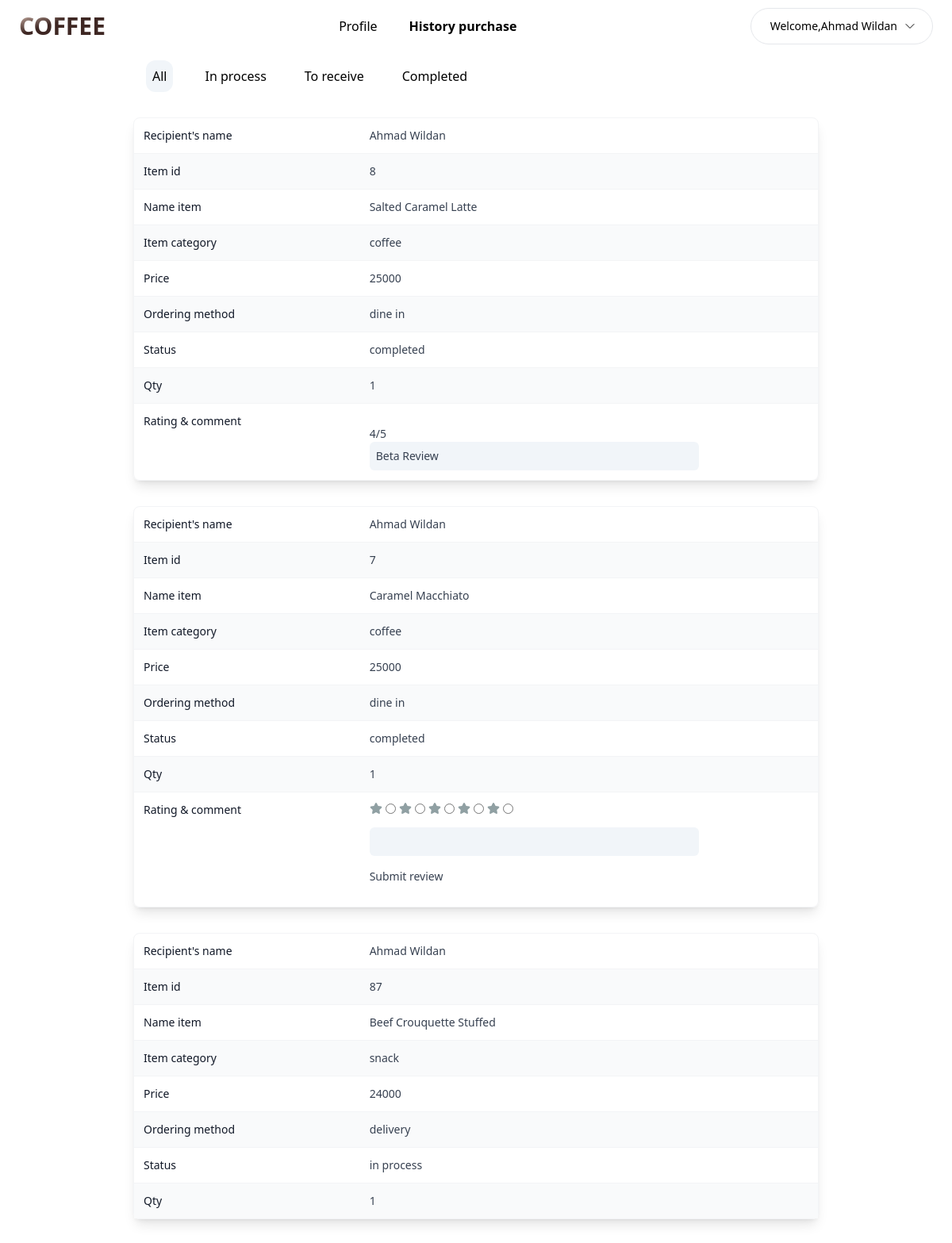
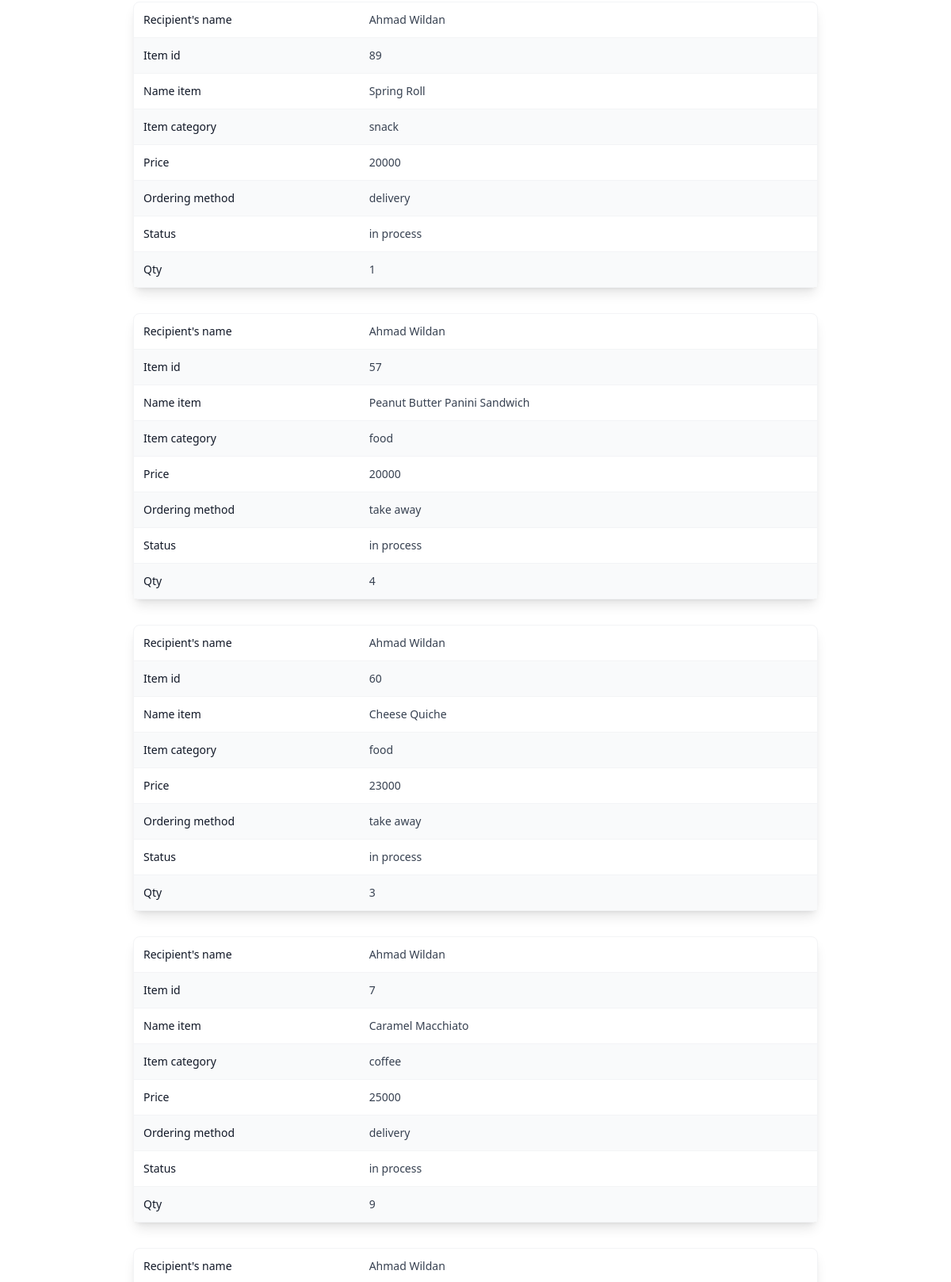
The app's page /history.php (signed in, upper part) with its own data (2 pictures, top to bottom).
### tables this page shows
CREATE TABLE `pembelian` (
  `id` int(11) NOT NULL,
  `id_user` varchar(20) DEFAULT NULL,
  `nama` varchar(100) NOT NULL,
  `phone` varchar(20) NOT NULL,
  `alamat` varchar(100) DEFAULT NULL,
  `pemesanan_makanan` varchar(25) NOT NULL,
  `status` varchar(25) NOT NULL
);

CREATE TABLE `barang_dibeli` (
  `id_pembelian` int(11) DEFAULT NULL,
  `id_barang` int(11) DEFAULT NULL,
  `jumlah` int(11) DEFAULT NULL
);

CREATE TABLE `barang` (
  `id` int(11) NOT NULL,
  `gambar` varchar(255) DEFAULT NULL,
  `nama` varchar(100) DEFAULT NULL,
  `harga` int(15) DEFAULT NULL,
  `id_kategori` int(11) DEFAULT NULL,
  `deskripsi` varchar(255) DEFAULT NULL,
  `status` varchar(25) NOT NULL
);

CREATE TABLE `kategori` (
  `id` int(11) NOT NULL,
  `nama` varchar(50) NOT NULL
);

CREATE TABLE `review` (
  `id` int(11) NOT NULL,
  `id_pembelian` int(11) NOT NULL,
  `id_user` varchar(20) NOT NULL,
  `id_barang` int(11) NOT NULL,
  `rating` int(2) NOT NULL,
  `comment` varchar(255) NOT NULL
);

### functions.php (called while the page is built, shortened)
<?php
$conn = mysqli_connect("localhost","root","","ta_web");
function showHistory($idUser, $key){
    global $conn;
    if($key === false){
        $result = mysqli_query($conn, "SELECT pembelian.id AS id_pembelian, pembelian.nama AS nama, barang_dibeli.id_barang AS idBarang, barang.nama AS namaBarang, kategori.nama AS kategori, barang.harga AS hargaBarang, barang_dibeli.jumlah AS jumlahBarang, pembelian.pemesanan_makanan AS tempat, pembelian.status AS status FROM pembelian INNER JOIN barang_dibeli ON pembelian.id = barang_dibeli.id_pembelian INNER JOIN barang ON barang_dibeli.id_barang = barang.id INNER JOIN kategori ON barang.id_kategori = kategori.id WHERE pembelian.id_user = '$idUser';");
        $rows = [];
        while($row = mysqli_fetch_assoc($result)){
            $rows[] = $row;
        }
        return $rows;
    }
        $rows = [];
        return $rows;
}
?>

### history.php (the view, shortened to what this page needs)
<?php
    require('functions.php');
    $phone = $_SESSION['data']['phone'];
    if(!isset($_GET['key']) || $_GET['key'] === 'all'){
        $key = false;
    }else{
        $key = $_GET['key'];
    }
?>
<!DOCTYPE html>
<html lang="en">
<head>
    <link rel="stylesheet" href="./src/output.css">
</head>
<body>
    <div class="flex flex-col min-h-screen w-full">
        <header class="py-2.5 px-4 md:px-6 xl:px-12 2xl:px-16">
            <div class="flex justify-between items-center">
                <a href="index.php">
                    <h5 class="bg-gradient-to-br from-[#a1887f] from-15% to-[#3e2723] to-40% text-3xl font-black uppercase bg-clip-text text-transparent">COFFEE</h5>
                </a>
                <ul class="flex items-center gap-x-2">
                    <li>
                        <a href="profile.php" class="py-2 px-4 hover:bg-[#eeeeee] rounded-full">
                            Profile
                        </a>
                    </li>
                    <li>
                        <a href="history.php" class="py-2 px-4 hover:bg-[#eeeeee] rounded-full font-semibold">
                            History purchase
                        </a>
                    </li>
                </ul>
                <?php if (!isset($_SESSION["data"])) : ?>
                    <a href="login.php" class="py-3 px-6 bg-[#723E29] text-sm text-white font-medium rounded-full">Log in / Sign up</a>
                <?php else : ?>
                    <div id="parent-dropdown" class="relative inline-block">
                        <button onclick="menuDropdown()" class="flex items-center py-3 pl-6 pr-5 border rounded-full font-medium text-sm">
                            Welcome, <span class="font-normal"><?php echo $_SESSION['data']['username']; ?></span>
                            <span class="ml-2">
                                <svg xmlns="http://www.w3.org/2000/svg" fill="none" viewBox="0 0 24 24" stroke-width="1.5" stroke="currentColor" class="w-4 h-4">
                                    <path stroke-linecap="round" stroke-linejoin="round" d="m19.5 8.25-7.5 7.5-7.5-7.5" />
                                </svg>
                            </span>
                        </button>
                    </div>
                <?php endif; ?>
            </div>
        </header>
        <main class="grow py-2.5 px-4 md:px-6 xl:px-12 2xl:px-16 mb-16">
            <div class="w-3/4 mx-auto">
                <div class="mb-8">
                    <ul class="mx-4 flex gap-8">
                        <li><?php if((!isset($_GET['key'])) || ($_GET['key'] === 'all')): ?>
                            <a href="history.php?key=all">
                                <button class="p-2 bg-slate-100 rounded-xl">All</button>
                            </a>
                            <?php else: ?>
                                <a href="history.php?key=all">
                                    <button class="p-2 rounded-xl">All</button>
                                </a>
                            <?php endif; ?>
                        </li>
                        <li>
                            <?php if((!isset($_GET['key'])) || ($_GET['key'] !== 'in process')): ?>
                            <a href="history.php?key=in process">
                                <button class="p-2   rounded-xl">In process</button>
                            </a>
                            <?php else: ?>
                                <a href="history.php?key=in process">
                                    <button class="p-2 bg-slate-100 rounded-xl">In process</button>
                                </a>
                            <?php endif; ?>
                        </li>
                        <li>
                            <?php if((!isset($_GET['key'])) || ($_GET['key'] !== 'to receive')): ?>
                            <a href="history.php?key=to receive">
                                <button class="p-2  rounded-xl">To receive</button>
                            </a>
                            <?php else: ?>
                                <a href="history.php?key=to receive">
                                    <button class="p-2 bg-slate-100 rounded-xl">To receive</button>
                                </a>
                            <?php endif; ?>
                        </li>
                        <li>
                            <?php if((!isset($_GET['key'])) || ($_GET['key'] !== 'completed')): ?>
                            <a href="history.php?key=completed">
                                <button class="p-2  rounded-xl">Completed</button>
                            </a>
                            <?php else: ?>
                                <a href="history.php?key=completed">
                                    <button class="p-2 bg-slate-100 rounded-xl">Completed</button>
                                </a>
                            <?php endif; ?>
                        </li>
                    </ul>
                </div>
                <?php
                $datas = showHistory($phone, $key);
                foreach($datas as $data):
                ?>
                <div class="flow-root rounded-lg border border-gray-100 py-3 mb-8 shadow-lg">
                    <dl class="-my-3 divide-y divide-gray-100 text-sm">
                        <div class="grid grid-cols-1 gap-1 p-3 even:bg-gray-50 sm:grid-cols-3 sm:gap-4">
                            <dt class="font-medium text-gray-900">Recipient's name</dt>
                            <dd class="text-gray-700 sm:col-span-2"><?= $data['nama']; ?></dd>
                        </div>
                        <div class="grid grid-cols-1 gap-1 p-3 even:bg-gray-50 sm:grid-cols-3 sm:gap-4">
                            <dt class="font-medium text-gray-900">Item id</dt>
                            <dd class="text-gray-700 sm:col-span-2"><?= $data['idBarang']; ?></dd>
                        </div>
                        <div class="grid grid-cols-1 gap-1 p-3 even:bg-gray-50 sm:grid-cols-3 sm:gap-4">
                            <dt class="font-medium text-gray-900">Name item</dt>
                            <dd class="text-gray-700 sm:col-span-2"><?= $data['namaBarang']; ?></dd>
                        </div>
                        <div class="grid grid-cols-1 gap-1 p-3 even:bg-gray-50 sm:grid-cols-3 sm:gap-4">
                            <dt class="font-medium text-gray-900">Item category</dt>
                            <dd class="text-gray-700 sm:col-span-2"><?= $data['kategori']; ?></dd>
                        </div>
                        <div class="grid grid-cols-1 gap-1 p-3 even:bg-gray-50 sm:grid-cols-3 sm:gap-4">
                            <dt class="font-medium text-gray-900">Price</dt>
                            <dd class="text-gray-700 sm:col-span-2"><?= $data['hargaBarang']; ?></dd>
                        </div>
                        <div class="grid grid-cols-1 gap-1 p-3 even:bg-gray-50 sm:grid-cols-3 sm:gap-4">
                            <dt class="font-medium text-gray-900">Ordering method</dt>
                            <dd class="text-gray-700 sm:col-span-2"><?= $data['tempat']; ?></dd>
                        </div>
                        <div class="grid grid-cols-1 gap-1 p-3 even:bg-gray-50 sm:grid-cols-3 sm:gap-4">
                            <dt class="font-medium text-gray-900">Status</dt>
                            <dd class="text-gray-700 sm:col-span-2"><?= $data['status']; ?></dd>
                        </div>
                        <div class="grid grid-cols-1 gap-1 p-3 even:bg-gray-50 sm:grid-cols-3 sm:gap-4">
                            <dt class="font-medium text-gray-900">Qty</dt>
                            <dd class="text-gray-700 sm:col-span-2"><?= $data['jumlahBarang']; ?></dd>
                        </div>
                        <?php
                            if ($data['status'] === 'completed') {
                        ?>
                        <div class="grid grid-cols-1 gap-1 p-3 even:bg-gray-50 sm:grid-cols-3 sm:gap-4">
                            <dt class="font-medium text-gray-900">Rating & comment</dt>
                            <dd class="text-gray-700 sm:col-span-2">
                                <?php
                                    $checkIfAlreadyReviewed = "
                                    SELECT
                                        CASE
                                            WHEN EXISTS(SELECT 1 FROM review WHERE id_pembelian = ? AND id_barang = ?)
                                            THEN 'reviewed'
                                            ELSE 'not_reviewed'
                                        END AS review_status";
                                    $checkIfAlreadyReviewedQuery = mysqli_prepare($conn, $checkIfAlreadyReviewed);
                                    mysqli_stmt_bind_param($checkIfAlreadyReviewedQuery, "ss", $data['id_pembelian'], $data['idBarang']);
                                    mysqli_stmt_execute($checkIfAlreadyReviewedQuery);
                                    mysqli_stmt_bind_result($checkIfAlreadyReviewedQuery, $reviewStatus);
                                    if ($reviewStatus == 'reviewed') {
                                        $getReview = "SELECT rating, comment FROM review WHERE id_pembelian = ? AND id_barang = ?";
                                        $getReviewQuery = mysqli_prepare($conn, $getReview);
                                        mysqli_stmt_bind_param($getReviewQuery, "ss", $data['id_pembelian'], $data['idBarang']);
                                        mysqli_stmt_execute($getReviewQuery);
                                        mysqli_stmt_bind_result($getReviewQuery, $rating, $comment);
                                        while(mysqli_stmt_fetch($getReviewQuery)) {
                                ?>
                                            <div class="mt-4">
                                                <p><?php echo $rating; ?>/5</p>
                                                <p type="text" class="bg-slate-100 w-3/4 rounded-md p-2"><?php echo $comment; ?></p>
                                            </div>
                                <?php
                                        }
                                    } else {
                                ?>
                                        <form action="" method="POST">
                                            <div class="flex items-center gap-x-1">
                                                <label for="1">
                                                </label>
                                                <input type="radio" id="1" value="1" class="" name="star">
                                                <label for="2">
                                                </label>
                                                <input type="radio" id="2" value="2" class="" name="star">
                                                <label for="3">
                                                </label>
                                                <input type="radio" id="3" value="3" class="" name="star">
                                                <label for="4">
                                                </label>
                                                <input type="radio" id="4" value="4" class="" name="star">
                                                <label for="5">
                                                </label>
                                                <input type="radio" id="5" value="5" class="" name="star">
                                            </div>
                                            <div class="mt-4">
                                                <input type="text" class="bg-slate-100 w-3/4 rounded-md p-2" name="comment">
                                                <div class="my-4">
                                                    <button type="submit" name="submitReview">Submit review</button>
                                                </div>
                                            </div>
                                        </form>
                                <?php
                                    }
                                ?>
                            </dd>
                        </div>
                        <?php
                            }
                        ?>
                    </dl>
                </div>
                <?php endforeach; ?>
            </div>
        </main>
    </div>
</body>
</html>

### records on screen
pembelian: nama "Ahmad Wildan", barang_dibeli.id_barang "8", barang.nama "Salted Caramel Latte", kategori.nama "coffee", barang.harga "25000", pemesanan_makanan "dine in", status "completed", barang_dibeli.jumlah "1", barang_dibeli.id_barang "7", barang.nama "Caramel Macchiato"
review: rating "4"
pembelian: nama "Ahmad Wildan", barang_dibeli.id_barang "87", barang.nama "Beef Crouquette Stuffed", kategori.nama "snack", barang.harga "24000", pemesanan_makanan "delivery", status "in process", barang_dibeli.jumlah "1", barang_dibeli.id_barang "89", barang.nama "Spring Roll", barang.harga "20000"
pembelian: nama "Ahmad Wildan", barang_dibeli.id_barang "57", barang.nama "Peanut Butter Panini Sandwich", kategori.nama "food", barang.harga "20000", pemesanan_makanan "take away", status "in process", barang_dibeli.jumlah "4", barang_dibeli.id_barang "60", barang.nama "Cheese Quiche", barang.harga "23000", barang_dibeli.jumlah "3"
pembelian: nama "Ahmad Wildan", barang_dibeli.id_barang "7", barang.nama "Caramel Macchiato", kategori.nama "coffee", barang.harga "25000", pemesanan_makanan "delivery", status "in process", barang_dibeli.jumlah "9"
pembelian: nama "Ahmad Wildan"

### other values on screen
$_SESSION['data']['username'] "Ahmad Wildan"
